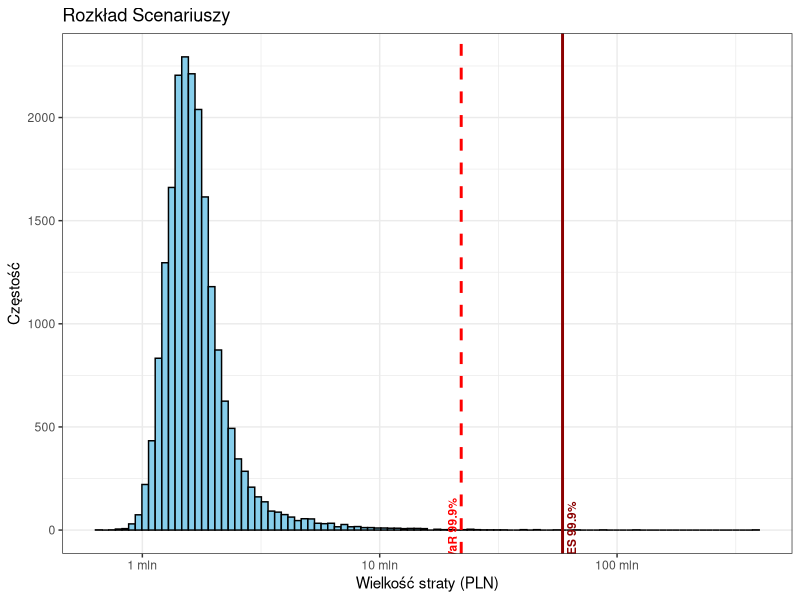

Write R code to recreate this figure.
## ---- chunk 1
knitr::opts_chunk$set(message = FALSE)
knitr::opts_chunk$set(warning = FALSE)
knitr::opts_chunk$set(fig.align = "center")
knitr::opts_chunk$set(dpi = 200)
## ---- chunk 2
library(tidyr)
library(fitdistrplus)
library(dplyr)
library(kableExtra)
library(ggplot2)
library(scales)
## ---- chunk 3
dane <- read.csv("plik13.csv") %>% dplyr::select(2:4)
## ---- chunk 4
diagnostyka_linii <- dane %>%
  group_by(linia, rok) %>%
  summarise(n = n(), .groups = "drop") %>%
  
  group_by(linia) %>%
  summarise(
    Srednia = mean(n),
    Wariancja = var(n),
    Roznica = (Wariancja - Srednia) / Srednia
  ) %>%
  mutate(Sugestia_rozklad = case_when(
    Roznica < -0.27 ~ "Dwumianowy",
    abs(Roznica) <= 0.27 ~ "Poissona",
    Roznica > 0.27 ~ "Ujemny Dwumianowy"
  ))

kable(diagnostyka_linii)
## ---- chunk 5

liczba_strat <- dane %>%
  group_by(linia, rok) %>%
  summarise(n = n(), .groups = "drop")

lista_czestosci <- split(liczba_strat$n, liczba_strat$linia)

lista_strat <- split(dane$strata, dane$linia)

## ---- chunk 6

rok <- lista_czestosci$Buss_Distr

p <- 1 - (var(rok) / mean(rok))

n <- round(mean(rok) / p)

poisson <- fitdist(rok, method="mme", "pois")

dwumianowy <- fitdist(rok, "binom", fix.arg = list(size = n))

dwumianowyU <- fitdist(rok, "nbinom")


testy_czestosc <- gofstat(list(poisson, dwumianowy, dwumianowyU))


wyniki_czestosc <- data.frame(
  Model = c("Poisson", "Binomial", "Neg-Binomial"),
  AIC = testy_czestosc$aic,
  Chi2_Pvalue = testy_czestosc$chisqpvalue

)
wyniki_czestosc <- wyniki_czestosc[order(wyniki_czestosc$AIC), ]
kable(wyniki_czestosc, row.names = FALSE)

## ---- chunk 7
straty <- lista_strat$Buss_Distr

r1 <- fitdist(straty, "weibull")
r2 <- fitdist(straty, method="mme", "lnorm")
r3 <- fitdist(straty, method="mme", "exp")
r4 <- fitdist(straty, method="mme", "gamma")

test <- gofstat(list(r1,r2,r3, r4), fitnames = c("weibull", "lnorm", "exp", "gamma"))

wyniki_tabelka <- data.frame(
  Model = c("Weibull", "Lognormal", "Exp", "Gamma"),
  AIC = test$aic,
  KS_test = test$ks,
  AD_test = test$ad
)

wyniki_tabelka <- wyniki_tabelka[order(wyniki_tabelka$AIC), ]


kable(wyniki_tabelka)

shape_w <- r1$estimate["shape"]
scale_w <- r1$estimate["scale"]

## ---- chunk 8
set.seed(12)
liczba_scenariuszy <- 20000
roczne_straty1 <- numeric(liczba_scenariuszy)
liczba_strat1 <- rbinom(n = liczba_scenariuszy, size = n, prob = p)

for(i in 1:liczba_scenariuszy){
  n_w_roku <- liczba_strat1[i]
  if(n_w_roku > 0){
    kwoty <- rweibull(n = n_w_roku, shape = shape_w, scale = scale_w)
    roczne_straty1[i] <- sum(kwoty)
  }
  else {
    roczne_straty1[i] <- 0
  }
}

## ---- chunk 9

rok <- lista_czestosci$Com_Ban

p <- 1 - (var(rok) / mean(rok))

n <- round(mean(rok) / p)

poisson <- fitdist(rok, method="mme", "pois")

#dwumianowy <- fitdist(rok, "binom", fix.arg = list(size = n))

dwumianowyU <- fitdist(rok, "nbinom")


testy_czestosc <- gofstat(list(poisson,dwumianowyU))

wyniki_czestosc <- data.frame(
  Model = c("Poisson", "Neg-Binomial"),
  AIC = testy_czestosc$aic,
  Chi2_Pvalue = testy_czestosc$chisqpvalue

)
wyniki_czestosc <- wyniki_czestosc[order(wyniki_czestosc$AIC), ]
kable(wyniki_czestosc, row.names = FALSE)

## ---- chunk 10
straty <- lista_strat$Com_Ban

r1 <- fitdist(straty, "weibull")
r2 <- fitdist(straty, method="mme", "lnorm")
r3 <- fitdist(straty, method="mme", "exp")
r4 <- fitdist(straty, method="mme", "gamma")

#test <- gofstat(list(r1,r2,r3, r4), fitnames = c("weibull", "lnorm", "exp", "gamma"))

test1 <- gofstat(r1)
test2 <- gofstat(r2)
test3 <- gofstat(r3)
test4 <- gofstat(r4)

wyniki_tabelka <- data.frame(
  Model = c("Weibull", "Lognormal", "Exp", "Gamma"),
  AIC = c(test1$aic, test2$aic, test3$aic,test4$aic),
  KS_test = c(test1$ks, test2$ks, test3$ks,test4$ks),
  AD_test = c(test1$ad, test2$ad, test3$ad, test4$ad)
)

wyniki_tabelka <- wyniki_tabelka[order(wyniki_tabelka$AIC), ]

kable(wyniki_tabelka, row.names = FALSE)


#wybieramy lognorm i dwumianowy ujemny

## ---- chunk 11

n <- mean(rok)^2 / (var(rok) - mean(rok))
p <- mean(rok) / var(rok)

meanlog <- r2$estimate["meanlog"]
sdlog <- r2$estimate["sdlog"]

## ---- chunk 12
set.seed(12)
liczba_scenariuszy <- 20000
roczne_straty2 <- numeric(liczba_scenariuszy)
liczba_strat2 <- rnbinom(n = liczba_scenariuszy, size = n, prob = p)



for(i in 1:liczba_scenariuszy){
  n_w_roku <- liczba_strat2[i]
  if(n_w_roku > 0){
    kwoty <- rlnorm(n = n_w_roku, meanlog = meanlog, sdlog = sdlog)
    roczne_straty2[i] <- sum(kwoty)
  }
  else {
    roczne_straty2[i] <- 0
  }
}

## ---- chunk 13

rok <- lista_czestosci$Damage

p <- 1 - (var(rok) / mean(rok))

n <- round(mean(rok) / p)

poisson <- fitdist(rok, method="mme", "pois")

dwumianowy <- fitdist(rok, "binom", fix.arg = list(size = n))

dwumianowyU <- fitdist(rok, "nbinom")


testy_czestosc <- gofstat(list(poisson, dwumianowy, dwumianowyU))

wyniki_czestosc <- data.frame(
  Model = c("Poisson", "Binomial", "Neg-Binomial"),
  AIC = testy_czestosc$aic,
  Chi2_Pvalue = testy_czestosc$chisqpvalue
)
wyniki_czestosc <- wyniki_czestosc[order(wyniki_czestosc$AIC), ]
kable(wyniki_czestosc, row.names = FALSE)

## ---- chunk 14
straty <- lista_strat$Damage

r1 <- fitdist(straty, "weibull")
r2 <- fitdist(straty, method="mme", "lnorm")
r3 <- fitdist(straty, method="mme", "exp")
r4 <- fitdist(straty, method="mme", "gamma")

test <- gofstat(list(r1,r2,r3, r4), fitnames = c("weibull", "lnorm", "exp", "gamma"))

wyniki_tabelka <- data.frame(
  Model = c("Weibull", "Lognormal", "Exp", "Gamma"),
  AIC = test$aic,
  KS_test = test$ks,
  AD_test = test$ad
)

wyniki_tabelka <- wyniki_tabelka[order(wyniki_tabelka$AIC), ]

kable(wyniki_tabelka)

#wybieramy weibulla i dwumianowy
## ---- chunk 15
shape_w <- r1$estimate["shape"]
scale_w <- r1$estimate["scale"]
## ---- chunk 16
set.seed(12)
liczba_scenariuszy <- 20000
roczne_straty3 <- numeric(liczba_scenariuszy)
liczba_strat3 <- rbinom(n = liczba_scenariuszy, size = n, prob = p)


for(i in 1:liczba_scenariuszy){
  n_w_roku <- liczba_strat3[i]
  if(n_w_roku > 0){
    kwoty <- rweibull(n = n_w_roku, shape = shape_w, scale = scale_w)
    roczne_straty3[i] <- sum(kwoty)
  }
  else {
    roczne_straty3[i] <- 0
  }
}

## ---- chunk 17

rok <- lista_czestosci$Empl_Pract

p <- 1 - (var(rok) / mean(rok))

n <- round(mean(rok) / p)

poisson <- fitdist(rok, method="mme", "pois")

dwumianowy <- fitdist(rok, "binom", fix.arg = list(size = n))

dwumianowyU <- fitdist(rok, "nbinom")


testy_czestosc <- gofstat(list(poisson, dwumianowy, dwumianowyU))

wyniki_czestosc <- data.frame(
  Model = c("Poisson", "Binomial", "Neg-Binomial"),
  AIC = testy_czestosc$aic,
  Chi2_Pvalue = testy_czestosc$chisqpvalue

)
wyniki_czestosc <- wyniki_czestosc[order(wyniki_czestosc$AIC), ]
kable(wyniki_czestosc, row.names = FALSE)

## ---- chunk 18
straty <- lista_strat$Empl_Pract

r1 <- fitdist(straty, "weibull")
r2 <- fitdist(straty, method="mme", "lnorm")
r3 <- fitdist(straty, method="mme", "exp")
r4 <- fitdist(straty, method="mme", "gamma")

test <- gofstat(list(r1,r2,r3, r4), fitnames = c("weibull", "lnorm", "exp", "gamma"))

wyniki_tabelka <- data.frame(
  Model = c("Weibull", "Lognormal", "Exp", "Gamma"),
  AIC = test$aic,
  KS_test = test$ks,
  AD_test = test$ad
)

wyniki_tabelka <- wyniki_tabelka[order(wyniki_tabelka$AIC), ]

kable(wyniki_tabelka)

#wybieramy weibulla i poissona

## ---- chunk 19

lambda <- mean(rok)

shape_w <- r1$estimate["shape"]
scale_w <- r1$estimate["scale"]

## ---- chunk 20
set.seed(12)
liczba_scenariuszy <- 20000
roczne_straty4 <- numeric(liczba_scenariuszy)
liczba_strat4 <- rpois(n = liczba_scenariuszy, lambda = lambda)

for(i in 1:liczba_scenariuszy){
  n_w_roku <- liczba_strat4[i]
  if(n_w_roku > 0){
    kwoty <- rweibull(n = n_w_roku, shape = shape_w, scale = scale_w)
    roczne_straty4[i] <- sum(kwoty)
  }
  else {
    roczne_straty4[i] <- 0
  }
}

## ---- chunk 21

rok <- lista_czestosci$Execut_Del

p <- 1 - (var(rok) / mean(rok))

n <- round(mean(rok) / p)

poisson <- fitdist(rok, method="mme", "pois")

dwumianowy <- fitdist(rok, "binom", fix.arg = list(size = n))

dwumianowyU <- fitdist(rok, "nbinom")


testy_czestosc <- gofstat(list(poisson, dwumianowy, dwumianowyU))

wyniki_czestosc <- data.frame(
  Model = c("Poisson", "Binomial", "Neg-Binomial"),
  AIC = testy_czestosc$aic,
  Chi2_Pvalue = testy_czestosc$chisqpvalue

)
wyniki_czestosc <- wyniki_czestosc[order(wyniki_czestosc$AIC), ]
kable(wyniki_czestosc, row.names = FALSE)

## ---- chunk 22
straty <- lista_strat$Execut_Del

r1 <- fitdist(straty, "weibull")
r2 <- fitdist(straty, method="mme", "lnorm")
r3 <- fitdist(straty, method="mme", "exp")
r4 <- fitdist(straty, method="mme", "gamma")

test <- gofstat(list(r1,r2,r3, r4), fitnames = c("weibull", "lnorm", "exp", "gamma"))

wyniki_tabelka <- data.frame(
  Model = c("Weibull", "Lognormal", "Exp", "Gamma"),
  AIC = test$aic,
  KS_test = test$ks,
  AD_test = test$ad
)

wyniki_tabelka <- wyniki_tabelka[order(wyniki_tabelka$AIC), ]

kable(wyniki_tabelka, row.names = FALSE)

#wybieramy weibulla i poissona
## ---- chunk 23

lambda <- mean(rok)

shape_w <- r1$estimate["shape"]
scale_w <- r1$estimate["scale"]

## ---- chunk 24
set.seed(12)
liczba_scenariuszy <- 20000
roczne_straty5 <- numeric(liczba_scenariuszy)
liczba_strat5 <- rpois(n = liczba_scenariuszy, lambda = lambda)

for(i in 1:liczba_scenariuszy){
  n_w_roku <- liczba_strat5[i]
  if(n_w_roku > 0){
    kwoty <- rweibull(n = n_w_roku, shape = shape_w, scale = scale_w)
    roczne_straty5[i] <- sum(kwoty)
  }
  else {
    roczne_straty5[i] <- 0
  }
}

## ---- chunk 25

rok <- lista_czestosci$External_Fr

p <- 1 - (var(rok) / mean(rok))

n <- round(mean(rok) / p)

poisson <- fitdist(rok, method="mme", "pois")

dwumianowy <- fitdist(rok, "binom", fix.arg = list(size = n))

dwumianowyU <- fitdist(rok, "nbinom")


testy_czestosc <- gofstat(list(poisson, dwumianowy, dwumianowyU))

wyniki_czestosc <- data.frame(
  Model = c("Poisson", "Binomial", "Neg-Binomial"),
  AIC = testy_czestosc$aic,
  Chi2_Pvalue = testy_czestosc$chisqpvalue

)
wyniki_czestosc <- wyniki_czestosc[order(wyniki_czestosc$AIC), ]
kable(wyniki_czestosc, row.names = FALSE)

## ---- chunk 26
straty <- lista_strat$External_Fr

r1 <- fitdist(straty, "weibull")
r2 <- fitdist(straty, method="mme", "lnorm")
r3 <- fitdist(straty, method="mme", "exp")
r4 <- fitdist(straty, method="mme", "gamma")

test <- gofstat(list(r1,r2,r3, r4), fitnames = c("weibull", "lnorm", "exp", "gamma"))

wyniki_tabelka <- data.frame(
  Model = c("Weibull", "Lognormal", "Exp", "Gamma"),
  AIC = test$aic,
  KS_test = test$ks,
  AD_test = test$ad
)

wyniki_tabelka <- wyniki_tabelka[order(wyniki_tabelka$AIC), ]

kable(wyniki_tabelka, row.names = FALSE)

#wybieramy weibulla i dwumianowy

## ---- chunk 27

shape_w <- r1$estimate["shape"]
scale_w <- r1$estimate["scale"]

## ---- chunk 28
set.seed(12)
liczba_scenariuszy <- 20000
roczne_straty6 <- numeric(liczba_scenariuszy)
liczba_strat6 <- rbinom(n = liczba_scenariuszy, size = n, prob = p)

for(i in 1:liczba_scenariuszy){
  n_w_roku <- liczba_strat6[i]
  if(n_w_roku > 0){
    kwoty <- rweibull(n = n_w_roku, shape = shape_w, scale = scale_w)
    roczne_straty6[i] <- sum(kwoty)
  }
  else {
    roczne_straty6[i] <- 0
  }
}

## ---- chunk 29

rok <- lista_czestosci$Internal_Fr

p <- 1 - (var(rok) / mean(rok))

n <- round(mean(rok) / p)

poisson <- fitdist(rok, method="mme", "pois")

#dwumianowy <- fitdist(rok, "binom", fix.arg = list(size = n))

dwumianowyU <- fitdist(rok, "nbinom")


testy_czestosc <- gofstat(list(poisson, dwumianowyU))

wyniki_czestosc <- data.frame(
  Model = c("Poisson", "Neg-Binomial"),
  AIC = testy_czestosc$aic,
  Chi2_Pvalue = testy_czestosc$chisqpvalue

)
wyniki_czestosc <- wyniki_czestosc[order(wyniki_czestosc$AIC), ]
kable(wyniki_czestosc, row.names = FALSE)

## ---- chunk 30
straty <- lista_strat$Internal_Fr

r1 <- fitdist(straty, "weibull")
r2 <- fitdist(straty, method="mme", "lnorm")
r3 <- fitdist(straty, method="mme", "exp")
r4 <- fitdist(straty, method="mme", "gamma")

test <- gofstat(list(r1,r2,r3, r4), fitnames = c("weibull", "lnorm", "exp", "gamma"))

wyniki_tabelka <- data.frame(
  Model = c("Weibull", "Lognormal", "Exp", "Gamma"),
  AIC = test$aic,
  KS_test = test$ks,
  AD_test = test$ad
)

wyniki_tabelka <- wyniki_tabelka[order(wyniki_tabelka$AIC), ]

kable(wyniki_tabelka, row.names = FALSE)

#wybieramy weibulla i dwumianowy ujemny
## ---- chunk 31

n <- mean(rok)^2 / (var(rok) - mean(rok))
p <- mean(rok) / var(rok)

shape_w <- r1$estimate["shape"]
scale_w <- r1$estimate["scale"]

## ---- chunk 32
set.seed(12)
liczba_scenariuszy <- 20000
roczne_straty7 <- numeric(liczba_scenariuszy)
liczba_strat7 <- rnbinom(n = liczba_scenariuszy, size = n, prob = p)

for(i in 1:liczba_scenariuszy){
  n_w_roku <- liczba_strat7[i]
  if(n_w_roku > 0){
    kwoty <- rweibull(n = n_w_roku, shape = shape_w, scale = scale_w)
    roczne_straty7[i] <- sum(kwoty)
  }
  else {
    roczne_straty7[i] <- 0
  }
}

## ---- chunk 33
tabela_bank <- data.frame(
  Buss_Distr = roczne_straty1,
  Com_Ban    = roczne_straty2,
  Damage = roczne_straty3,
  Empl_Pract = roczne_straty4, 
  Execut_Del  = roczne_straty5,
  External_Fr    = roczne_straty6,
  Internal_Fr    = roczne_straty7
)

tabela_bank$Suma_Bank <- rowSums(tabela_bank)

op_var <- quantile(tabela_bank$Suma_Bank, 0.999, type=7)

es<- mean(tabela_bank$Suma_Bank[tabela_bank$Suma_Bank > op_var])
## ---- chunk 34
kable(t(data.frame(VaR = op_var, ES = es)))
## ---- chunk 35
ggplot(data.frame(x = tabela_bank$Suma_Bank), aes(x)) +
  geom_histogram(bins = 100, fill = "skyblue", color = "black") +
  scale_x_log10(labels = label_number(suffix = " mln", scale = 1e-6, big.mark = " ")) +
  
  geom_vline(xintercept = op_var, color = "red", linetype = "dashed", linewidth = 1) +

  geom_vline(xintercept = es, color = "darkred", linetype = "solid", linewidth = 1) +

  annotate("text", x = op_var, y = 10, label = "VaR 99.9%", 
           color = "red", angle = 90, vjust = -0.5, fontface = "bold", size = 3) +
  annotate("text", x = es, y = 10, label = "ES 99.9%", 
           color = "darkred", angle = 90, vjust = 1.5, fontface = "bold", size = 3) +
  
  labs(title = "Rozkład Scenariuszy",
       x = "Wielkość straty (PLN)",
       y = "Częstość") +
  theme_bw()
## ---- chunk 36
linie_nazwy <- names(lista_czestosci)
oryg_czestosc <- c("dwum", "ujem", "dwum", "poiss", "poiss", "dwum", "ujem")
oryg_dotkliwosc <- c("weibull", "lognorm", "weibull", "weibull", "weibull", "weibull", "weibull")

symulacja <- function(nazwa_wersji, zalozone_dotkliwosci, n_iter = 10, n_scen = 20000) {
  parametry <- list()
  for (i in 1:7) {
    linia <- linie_nazwy[i]
    rok <- lista_czestosci[[linia]]
    straty <- lista_strat[[linia]]
    
    cz_typ <- oryg_czestosc[i]
    cz_par <- list()
    if (cz_typ == "poiss") { cz_par$lambda <- mean(rok) } 
    else if (cz_typ == "dwum") { cz_par$p <- 1 - (var(rok)/mean(rok)); cz_par$n <- round(mean(rok)/cz_par$p) } 
    else if (cz_typ == "ujem") { cz_par$n <- mean(rok)^2/(var(rok)-mean(rok)); cz_par$p <- mean(rok)/var(rok) }
    
    dot_typ <- zalozone_dotkliwosci[i]
    dot_par <- list()
    if (dot_typ == "weibull") {
      fit <- suppressWarnings(fitdist(straty, "weibull"))
      dot_par$shape <- fit$estimate["shape"]; dot_par$scale <- fit$estimate["scale"]
    } else if (dot_typ == "lognorm") {
      fit <- suppressWarnings(fitdist(straty, method="mme", "lnorm"))
      dot_par$meanlog <- fit$estimate["meanlog"]; dot_par$sdlog <- fit$estimate["sdlog"]
    } else if (dot_typ == "exp") {
      fit <- suppressWarnings(fitdist(straty, method="mme", "exp"))
      dot_par$rate <- fit$estimate["rate"]
    }
    
    parametry[[linia]] <- list(cz_typ = cz_typ, cz_par = cz_par, dot_typ = dot_typ, dot_par = dot_par)
  }
  #print(parametry)
  
  var_wyniki <- numeric(n_iter)
  es_wyniki <- numeric(n_iter)
  
  for (k in 1:n_iter) {
    suma_bank <- numeric(n_scen)
    
    for (linia in linie_nazwy) {
      p <- parametry[[linia]]
      if (p$cz_typ == "poiss") n_zdarzen <- rpois(n_scen, p$cz_par$lambda)
      else if (p$cz_typ == "dwum") n_zdarzen <- rbinom(n_scen, p$cz_par$n, p$cz_par$p)
      else if (p$cz_typ == "ujem") n_zdarzen <- rnbinom(n_scen, p$cz_par$n, p$cz_par$p)
      
      straty_linii <- numeric(n_scen)
      for(j in 1:n_scen) {
        n <- n_zdarzen[j]
        if(n > 0) {
          if (p$dot_typ == "weibull") kwoty <- rweibull(n, p$dot_par$shape, p$dot_par$scale)
          else if (p$dot_typ == "lognorm") kwoty <- rlnorm(n, p$dot_par$meanlog, p$dot_par$sdlog)
          else if (p$dot_typ == "exp") kwoty <- rexp(n, p$dot_par$rate)
          
          straty_linii[j] <- sum(kwoty)
        }
      }
      suma_bank <- suma_bank + straty_linii
    }
    
    var_999 <- quantile(suma_bank, 0.999, type = 7)
    var_wyniki[k] <- var_999
    es_wyniki[k] <- mean(suma_bank[suma_bank > var_999])
  }
  
  return(data.frame(
    Wersja = nazwa_wersji,
    VaR_Srednia = mean(var_wyniki),
    ES_Srednia = mean(es_wyniki),
    VaR_Odchylenie = sd(var_wyniki),
    ES_Odchylenie = sd(es_wyniki)
  ))
}
## ---- chunk 37
set.seed(67)
wyniki_oryginalne <- symulacja("Oryginalna", oryg_dotkliwosc)
## ---- chunk 38
set.seed(67)
wyniki_weibull <- symulacja("Tylko Weibull", rep("weibull", 7))

## ---- chunk 39
set.seed(67)
wyniki_lognorm <- symulacja("Tylko LogNorm", rep("lognorm", 7))
## ---- chunk 40
set.seed(67)
wyniki_exp <- symulacja("Tylko Wykładniczy", rep("exp", 7))
## ---- chunk 41
tabela_porownawcza <- rbind(
  wyniki_oryginalne,
  wyniki_weibull,
  wyniki_lognorm,
  wyniki_exp
)

kable(tabela_porownawcza, 
      format.args = list(big.mark = " ", scientific = FALSE),
      caption = "Porównanie miar VaR i ES po 10 iteracjach (20 000 scenariuszy każda)")
